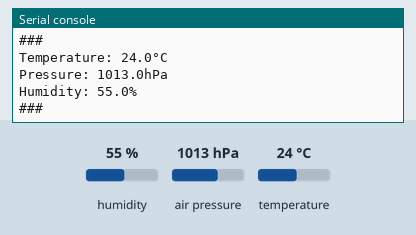
Recording of a program running on a simulated Raspberry Pi Pico running MicroPython. Shown: the last lines printed to the serial console. The inputs (shaded band) are chosen by the test bench; at power-on: humidity 55 %, air pressure 1013 hPa, temperature 24 °C. Library files of the repository ran but are not shown: bme280.py. At 10.5 s the program stops and its outputs stay as they are.

Above: at 1.2 s.
1.3 s: humidity set to 22 %
At 2.8 s:
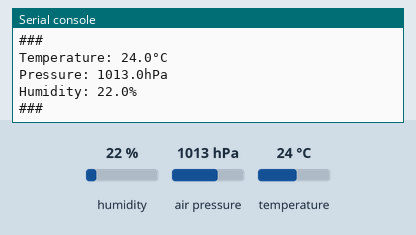
3.8 s: air pressure set to 952 hPa
At 5.7 s:
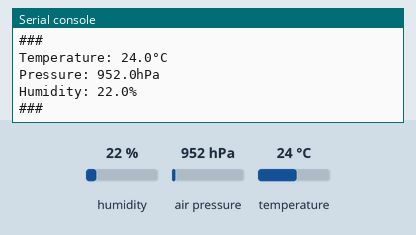

The program:

main.py
```python
import machine
import time
from bme280 import BME280


def main():
    i2c = machine.I2C(1, sda=machine.Pin(2), scl=machine.Pin(3))
    bme = BME280(i2c=i2c)

    for _ in range(5):
        temp, pres, hum = bme.get_readings()

        print("###")
        print(f"Temperature: {round(temp, 1)}°C")
        print(f"Pressure: {round(pres, 1)}hPa")
        print(f"Humidity: {round(hum, 1)}%")
        print("###")

        time.sleep(2)


if __name__ == '__main__':
    main()
```

Measured:
- after the input at 1.3 s, the serial console: prints a new line after 0.91 s (image 1)
- after the input at 3.8 s, the serial console: prints a new line after 0.51 s (image 2)
